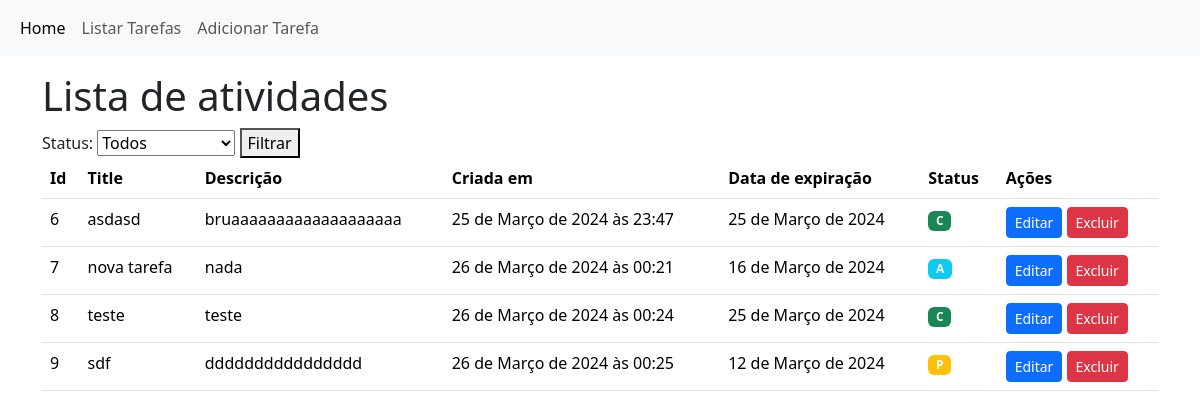
The app's page /, older data.
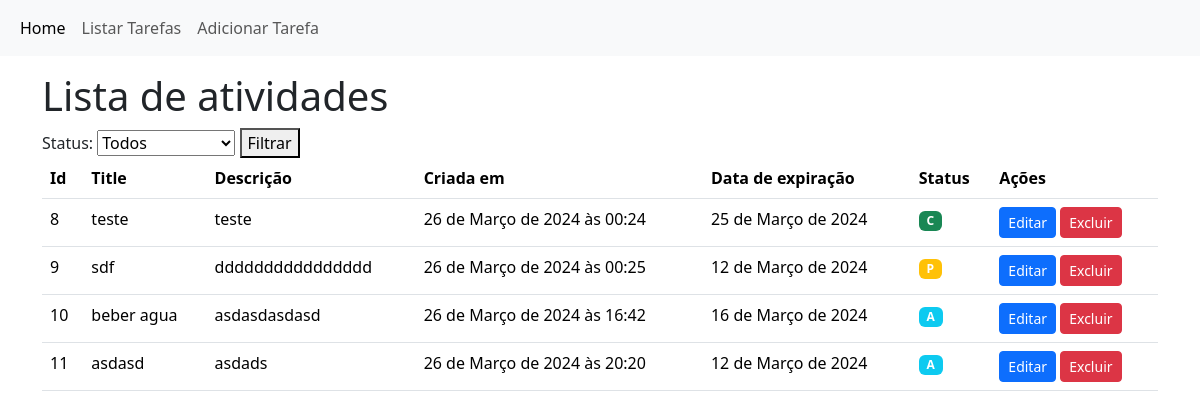
The same page, newer data.
### tasks/models.py (models this page shows, shortened)
class Task(models.Model):
    STATUS_CHOICES = [
        ('P', 'Pendente'),
        ('A', 'Em andamento'),
        ('C', 'Concluido'),
    ]
    title = models.CharField(max_length=255)
    description = models.TextField()
    status = models.CharField(max_length=1, choices=STATUS_CHOICES, default='P')
    created_at = models.DateTimeField(auto_now_add = True)
    due_date = models.DateField()

### tasks/views.py (the view)
# urls.py: path('', TaskListView.as_view(), name = 'task-list'),
class TaskListView(ListView):
    model = Task
    template_name = 'tasks/tasks_list.html'
    context_object_name = 'tasks'
    def get_queryset(self):
        query_set =  super().get_queryset()
        status = self.request.GET.get('status')
        if status:
            query_set = query_set.filter(status=status)
        return query_set

### tasks/templates/tasks/tasks_list.html (shortened to what this page needs)
{% extends "base.html" %}
{% block content %}
    <h1>Lista de atividades</h1>
    <form method="get" action="{% url 'task-list' %}">
      <label for="status">Status: </label>
      <select name="status" id="status">
        <option value="">Todos</option>
      </select>
      <button type="submit">Filtrar</button>
    </form>
    <table class="table">
        <thead>
          <tr>
            <th scope="col">Id</th>
            <th scope="col">Title</th>
            <th scope="col">Descrição</th>
            <th scope="col">Criada em</th>
            <th scope="col">Data de expiração</th>
            <th scope="col">Status</th>
            <th scope="col">Ações</th>
          </tr>
        </thead>
        <tbody>
            {% for task in tasks  %}
                <tr>
                    <td>{{task.pk}}</td>
                    <td>{{task.title}}</td>
                    <td>{{task.description}}</td>
                    <td>{{task.created_at}}</td>
                    <td>{{task.due_date}}</td>
                    <td>
                      {% if task.status == 'P' %}
                          <span class="badge bg-warning" title="Pendente" >P</span>
                      {% elif task.status == 'A' %}
                          <span class="badge bg-info" title="Em andamento" >A</span>
                      {% elif task.status == 'C' %}
                          <span class="badge bg-success" title="Concluido" >C</span>
                      {% endif %}
                      </td>
                    <td>
                      <a href="{% url "task-edit" pk=task.pk %}" class="btn btn-primary btn-sm">Editar</a>
                      <a href="{% url "task-del" pk=task.pk %}" class="btn btn-danger btn-sm">Excluir</a>
                    </td>
                </tr>
             {% endfor %}
        </tbody>
      </table>
{% endblock content %}

Row changes from the older to the newer data that the page shows:
removed Task: pk "6", title "asdasd", description "bruaaaaaaaaaaaaaaaaaaa", created_at "25 de Março de 2024 às 23:47", due_date "25 de Março de 2024", status "C"
removed Task: pk "7", title "nova tarefa", description "nada", created_at "26 de Março de 2024 às 00:21", due_date "16 de Março de 2024", status "A"
added Task: pk "10", title "beber agua", description "asdasdasdasd", created_at "26 de Março de 2024 às 16:42", due_date "16 de Março de 2024", status "A"
added Task: pk "11", title "asdasd", description "asdads", created_at "26 de Março de 2024 às 20:20", due_date "12 de Março de 2024", status "A"
